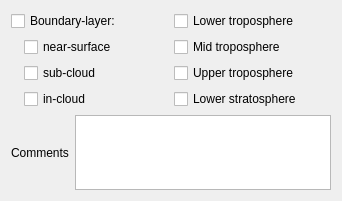
          <widget class="QWidget" name="page_8">
           <attribute name="label">
            <string>Altitude Ranges of Measurement</string>
           </attribute>
           <layout class="QVBoxLayout" name="verticalLayout_27">
            <item>
             <layout class="QHBoxLayout" name="horizontalLayout_32">
              <item>
               <layout class="QVBoxLayout" name="verticalLayout_25">
                <item>
                 <widget class="QCheckBox" name="boundaryLayerCheck">
                  <property name="text">
                   <string>Boundary-layer:</string>
                  </property>
                 </widget>
                </item>
                <item>
                 <layout class="QHBoxLayout" name="horizontalLayout_31">
                  <item>
                   <spacer name="horizontalSpacer_17">
                    <property name="orientation">
                     <enum>Qt::Horizontal</enum>
                    </property>
                    <property name="sizeType">
                     <enum>QSizePolicy::Maximum</enum>
                    </property>
                    <property name="sizeHint" stdset="0">
                     <size>
                      <width>13</width>
                      <height>17</height>
                     </size>
                    </property>
                   </spacer>
                  </item>
                  <item>
                   <widget class="QCheckBox" name="blNearSurfaceCheck">
                    <property name="text">
                     <string>near-surface</string>
                    </property>
                   </widget>
                  </item>
                 </layout>
                </item>
                <item>
                 <layout class="QHBoxLayout" name="horizontalLayout_30">
                  <item>
                   <spacer name="horizontalSpacer_18">
                    <property name="orientation">
                     <enum>Qt::Horizontal</enum>
                    </property>
                    <property name="sizeType">
                     <enum>QSizePolicy::Maximum</enum>
                    </property>
                    <property name="sizeHint" stdset="0">
                     <size>
                      <width>13</width>
                      <height>17</height>
                     </size>
                    </property>
                   </spacer>
                  </item>
                  <item>
                   <widget class="QCheckBox" name="blSubCloudCheck">
                    <property name="text">
                     <string>sub-cloud</string>
                    </property>
                   </widget>
                  </item>
                 </layout>
                </item>
                <item>
                 <layout class="QHBoxLayout" name="horizontalLayout_29">
                  <item>
                   <spacer name="horizontalSpacer_19">
                    <property name="orientation">
                     <enum>Qt::Horizontal</enum>
                    </property>
                    <property name="sizeType">
                     <enum>QSizePolicy::Maximum</enum>
                    </property>
                    <property name="sizeHint" stdset="0">
                     <size>
                      <width>13</width>
                      <height>17</height>
                     </size>
                    </property>
                   </spacer>
                  </item>
                  <item>
                   <widget class="QCheckBox" name="blInCloudCheck">
                    <property name="text">
                     <string>in-cloud</string>
                    </property>
                   </widget>
                  </item>
                 </layout>
                </item>
               </layout>
              </item>
              <item>
               <layout class="QVBoxLayout" name="verticalLayout_26">
                <item>
                 <widget class="QCheckBox" name="lowerTroposphereCheck">
                  <property name="text">
                   <string>Lower troposphere</string>
                  </property>
                 </widget>
                </item>
                <item>
                 <widget class="QCheckBox" name="midTroposphereCheck">
                  <property name="text">
                   <string>Mid troposphere</string>
                  </property>
                 </widget>
                </item>
                <item>
                 <widget class="QCheckBox" name="upperTroposphereCheck">
                  <property name="text">
                   <string>Upper troposphere</string>
                  </property>
                 </widget>
                </item>
                <item>
                 <widget class="QCheckBox" name="lowerStratosphereCheck">
                  <property name="text">
                   <string>Lower stratosphere</string>
                  </property>
                 </widget>
                </item>
               </layout>
              </item>
             </layout>
            </item>
            <item>
             <layout class="QHBoxLayout" name="horizontalLayout_33">
              <item>
               <widget class="QLabel" name="label_20">
                <property name="text">
                 <string>Comments</string>
                </property>
               </widget>
              </item>
              <item>
               <widget class="QTextEdit" name="AROtherTextBox">
                <property name="maximumSize">
                 <size>
                  <width>16777215</width>
                  <height>75</height>
                 </size>
                </property>
               </widget>
              </item>
             </layout>
            </item>
           </layout>
          </widget>
